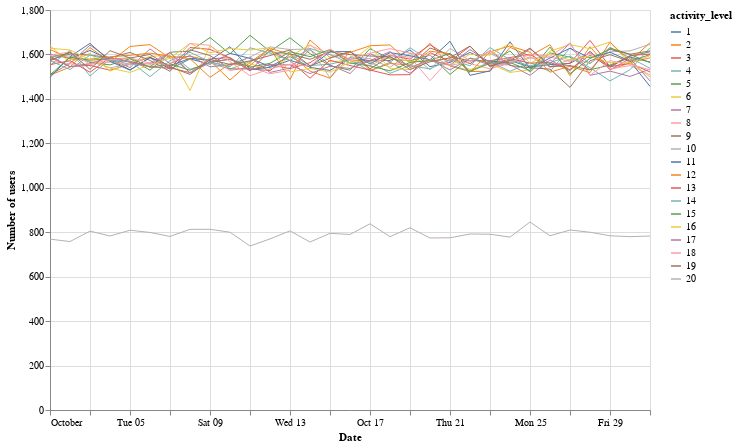

This figure's notebook cell:
### Code cell
alt.Chart(activity).mark_line(size=1).encode(
    alt.X('dt:T', axis=alt.Axis(title='Date')),
    alt.Y('userid:Q', axis=alt.Axis(title='Number of users')),
    tooltip=['activity_level'],
    color='activity_level:N'
).properties(
    width=600,
    height=400
)

### Figure 1 — Vega-Lite specification as saved in the notebook (floating-point values rounded to 4 significant figures; data arrays with more than 128 entries replaced by an {"elided": "..."} marker saying what was removed)
{"config": {"view": {"continuousWidth": 300, "continuousHeight": 300}}, "data": {"name": "data-02f885e21b9b00418c17328656981ab6"}, "mark": {"type": "line", "size": 1}, "encoding": {"color": {"field": "activity_level", "type": "nominal"}, "tooltip": [{"field": "activity_level", "type": "quantitative"}], "x": {"axis": {"title": "Date"}, "field": "dt", "type": "temporal"}, "y": {"axis": {"title": "Number of users"}, "field": "userid", "type": "quantitative"}}, "height": 400, "width": 600, "$schema": "https://vega.github.io/schema/vega-lite/v5.17.0.json", "datasets": {"data-02f885e21b9b00418c17328656981ab6": {"elided": "620 records"}}}
